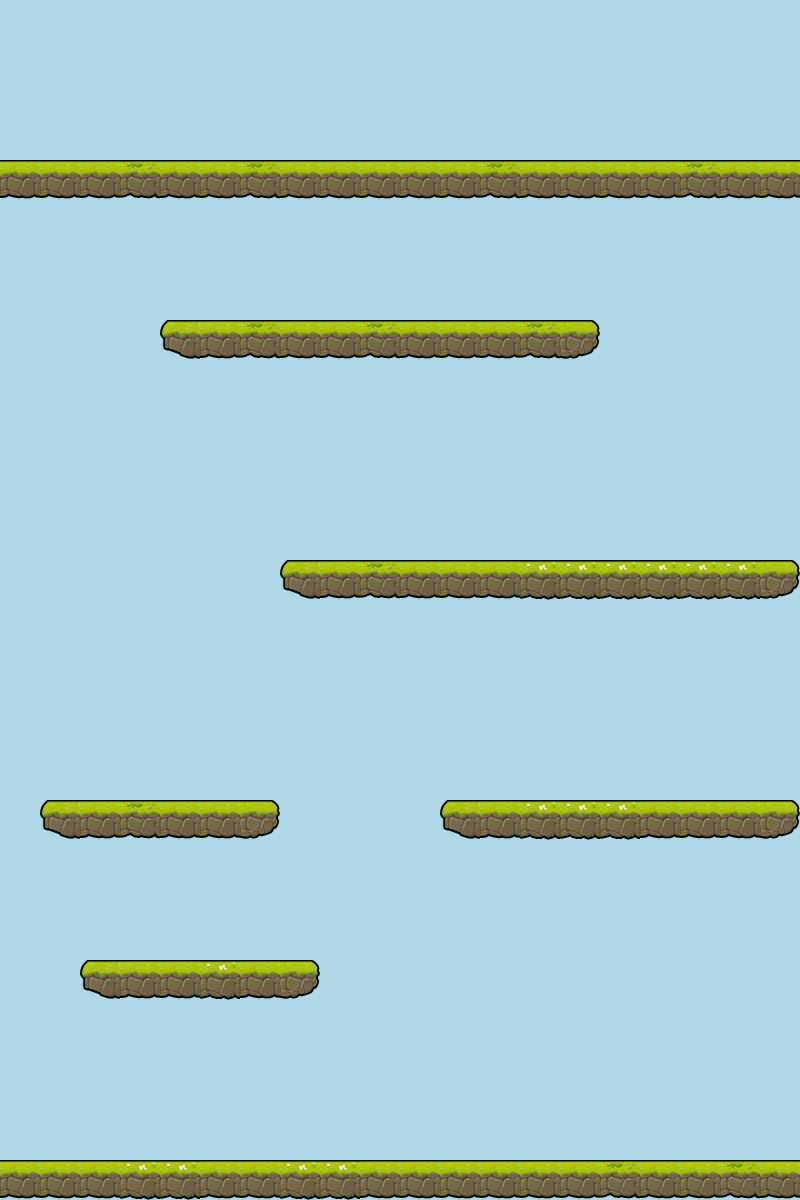

This is a level from a 2D game, rendered from its Tiled map with the project's own tilesets. A one-line summary and the complete map file follow:
An orthogonal 20x30 tile map with 40x40 px tiles, 1 tile layer (tiles) and 7 objects.

<map version="1.0" orientation="orthogonal" renderorder="right-down" width="20" height="30" tilewidth="40" tileheight="40" backgroundcolor="#b0d8e6" nextobjectid="12">
 <tileset firstgid="1" name="tiles" tilewidth="40" tileheight="40" tilecount="5" columns="5">
  <image source="../tiles.png" width="200" height="40" />
 </tileset>
 <layer name="tiles" width="20" height="30">
  <data encoding="csv">
0,0,0,0,0,0,0,0,0,0,0,0,0,0,0,0,0,0,0,0,
0,0,0,0,0,0,0,0,0,0,0,0,0,0,0,0,0,0,0,0,
0,0,0,0,0,0,0,0,0,0,0,0,0,0,0,0,0,0,0,0,
0,0,0,0,0,0,0,0,0,0,0,0,0,0,0,0,0,0,0,0,
4,4,4,5,4,4,5,4,4,4,4,4,5,4,4,4,4,5,4,4,
0,0,0,0,0,0,0,0,0,0,0,0,0,0,0,0,0,0,0,0,
0,0,0,0,0,0,0,0,0,0,0,0,0,0,0,0,0,0,0,0,
0,0,0,0,0,0,0,0,0,0,0,0,0,0,0,0,0,0,0,0,
0,0,0,0,1,4,5,4,4,5,4,4,4,5,2,0,0,0,0,0,
0,0,0,0,0,0,0,0,0,0,0,0,0,0,0,0,0,0,0,0,
0,0,0,0,0,0,0,0,0,0,0,0,0,0,0,0,0,0,0,0,
0,0,0,0,0,0,0,0,0,0,0,0,0,0,0,0,0,0,0,0,
0,0,0,0,0,0,0,0,0,0,0,0,0,0,0,0,0,0,0,0,
0,0,0,0,0,0,0,0,0,0,0,0,0,0,0,0,0,0,0,0,
0,0,0,0,0,0,0,1,4,5,4,4,4,3,3,3,3,3,3,2,
0,0,0,0,0,0,0,0,0,0,0,0,0,0,0,0,0,0,0,0,
0,0,0,0,0,0,0,0,0,0,0,0,0,0,0,0,0,0,0,0,
0,0,0,0,0,0,0,0,0,0,0,0,0,0,0,0,0,0,0,0,
0,0,0,0,0,0,0,0,0,0,0,0,0,0,0,0,0,0,0,0,
0,0,0,0,0,0,0,0,0,0,0,0,0,0,0,0,0,0,0,0,
0,1,4,5,4,4,2,0,0,0,0,1,4,3,3,3,4,4,4,2,
0,0,0,0,0,0,0,0,0,0,0,0,0,0,0,0,0,0,0,0,
0,0,0,0,0,0,0,0,0,0,0,0,0,0,0,0,0,0,0,0,
0,0,0,0,0,0,0,0,0,0,0,0,0,0,0,0,0,0,0,0,
0,0,1,4,4,3,4,2,0,0,0,0,0,0,0,0,0,0,0,0,
0,0,0,0,0,0,0,0,0,0,0,0,0,0,0,0,0,0,0,0,
0,0,0,0,0,0,0,0,0,0,0,0,0,0,0,0,0,0,0,0,
0,0,0,0,0,0,0,0,0,0,0,0,0,0,0,0,0,0,0,0,
0,0,0,0,0,0,0,0,0,0,0,0,0,0,0,0,0,0,0,0,
4,4,4,3,3,4,4,3,3,4,4,4,4,4,4,5,4,4,5,4
</data>
 </layer>
 <objectgroup name="Collision">
  <object id="3" x="0" y="1160" width="800" height="40" />
  <object id="5" x="42" y="796" width="240" height="40" />
  <object id="7" x="80" y="960" width="240" height="40" />
  <object id="8" x="440" y="800" width="360" height="40" />
  <object id="9" x="280" y="560" width="520" height="40" />
  <object id="10" x="160" y="320" width="440" height="40" />
  <object id="11" x="0" y="160" width="800" height="40" />
 </objectgroup>
</map>